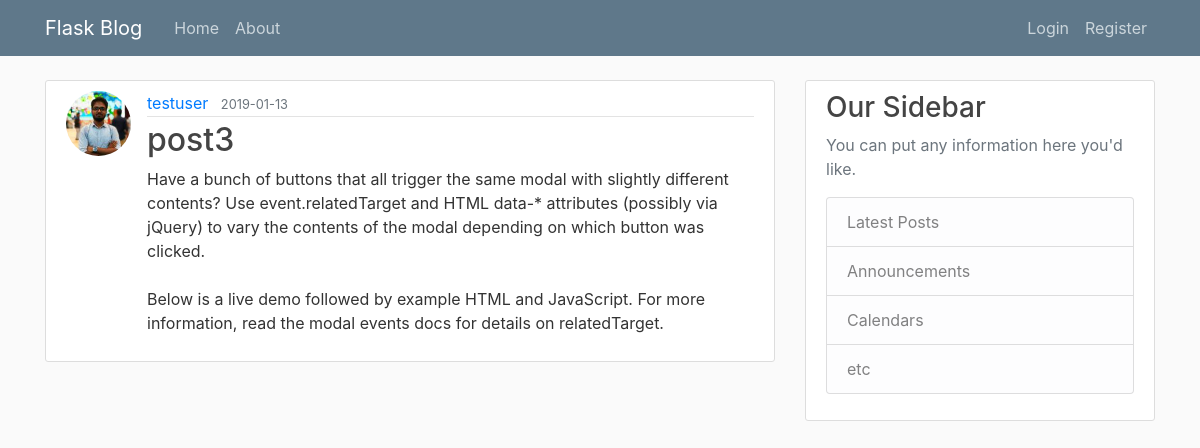
Screenshot of /post/3 with the database file from the repository.
### flaskblog/models.py (models this page shows, shortened)
class User(db.Model, UserMixin):
    id = db.Column(db.Integer, primary_key=True)
    username = db.Column(db.String(20), unique=True, nullable=False)
    email = db.Column(db.String(120), unique=True, nullable=False)
    image_file = db.Column(db.String(20), nullable=False, default='default.jpg')
    password = db.Column(db.String(60), nullable=False)
    posts = db.relationship('Post', backref='author', lazy=True)

class Post(db.Model):
    id = db.Column(db.Integer, primary_key=True)
    title =  db.Column(db.String(120),  nullable=False)
    date_posted = db.Column(db.DateTime, nullable=False, default=datetime.utcnow)
    content = db.Column(db.Text, nullable=False)
    user_id = db.Column(db.Integer, db.ForeignKey('user.id'), nullable=False)

### flaskblog/routes.py (the view)
@app.route("/post/<int:post_id>")
def post(post_id):
    post = Post.query.get_or_404(post_id)
    return render_template('post.html', title=post.title, post=post)

### flaskblog/templates/post.html (shortened to what this page needs)
{% extends "layout.html" %}
{% block content %}
    <article class="media content-section">
        <img class="rounded-circle article-img"
             src="{{ url_for('static',filename='profile_pics/' + post.author.image_file) }}">
        <div class="media-body">
            <div class="article-metadata">
                <a class="mr-2" href="{{ url_for('user_posts', username=post.author.username) }}">{{ post.author.username }}</a>
                <small class="text-muted">{{ post.date_posted.strftime('%Y-%m-%d') }}</small>
            </div>
            <h2 class="article-title">{{ post.title }}</h2>
            <p class="article-content">{{ post.content }}</p>
        </div>
    </article>
{% endblock content %}

### flaskblog/static/main.css (style rules this page uses)
body { background: #fafafa; color: #333333; margin-top: 5rem; }
h1, h2, h3, h4, h5, h6 { color: #444444; }
.content-section { background: #ffffff; padding: 10px 20px; border: 1px solid #dddddd; border-radius: 3px; margin-bottom: 20px; }
.article-title { color: #444444; }
.article-content { white-space: pre-line; }
.article-img { height: 65px; width: 65px; margin-right: 16px; }
.article-metadata { padding-bottom: 1px; margin-bottom: 4px; border-bottom: 1px solid #e3e3e3 }

### rows the page displays
User: image_file (picture), author.username "testuser"
Post: date_posted "2019-01-13", title "post3", content "Have a bunch of buttons that all trigger the same modal with slightly different contents? Use event.relatedTarget and HTML data-* attributes (possibly via jQuery) to vary the contents of the modal depending on which button was clicked. Below is a live demo followed by example HTML and JavaScript. For more information, read the modal events docs for details on relatedTarget."
